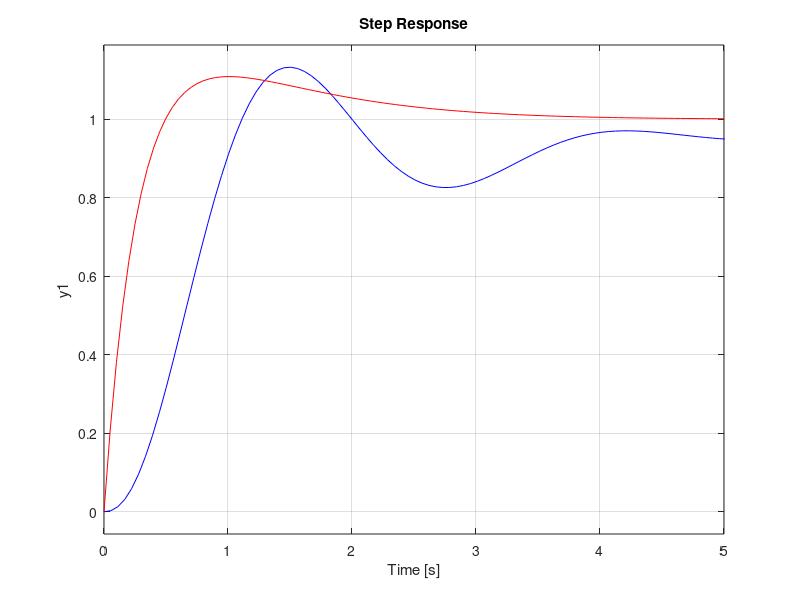

The MATLAB source for this figure:
s=tf('s');
P=2/(s*(s+2));
Kp=6.27+3.83/s+2.29*s;
K=0.76482*(s+19.24)*(s+0.3238)/(s+1.074)/(s+4.439);
step(P*K/(1+P*K),'b');
hold on;
step(P*Kp/(1+P*Kp),'r');